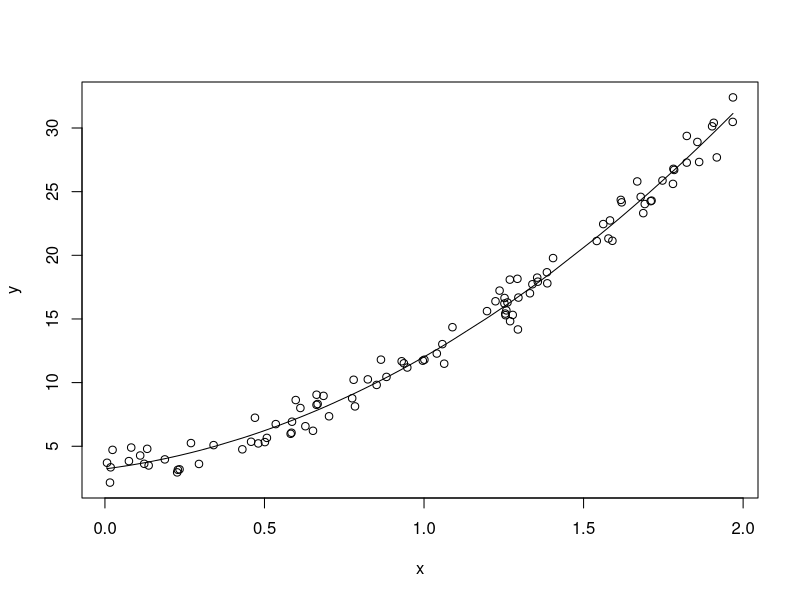

Write the R code that produced this figure.
# polynomial regression with synthetic data.  First we note that regular linear regression can be accomplished by solving
# the normal equations with the X matrix having two columns: one of them all 1s, the second the predictor variable values.
# Next we note that we can do a quadatric regression (y approx= a + bx + cx^2) by solving the normal equations with
# the X matrix having three columns, oen of all 1s, one of the x values (the predictor variable) and one of the
# squares of the predictor variable.  


n = 100
x = 2*runif(n);
#y = 3 + 4*x  + rnorm(n);
y = 3 + 4*x + 5*x^2 + rnorm(n);
plot(x,y);


#X = cbind(rep(1,n),x)		# cbind is "column bind" -- makes matrix out of columns.
X = cbind(rep(1,n),x,x^2)
a = solve(t(X) %*% X, t(X) %*% y)
yhat = X %*% a
lines(sort(x),sort(yhat));
